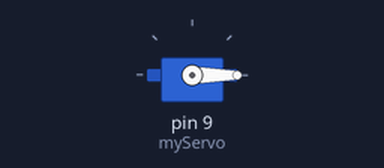
Recording of a sketch running on a simulated Arduino Uno, built with avr-gcc and run on an emulated ATmega328P. Shown: servo.

Above: at 0.05 s.
At 1.5 s:
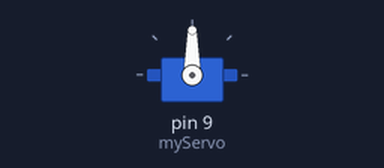
At 3.0 s:
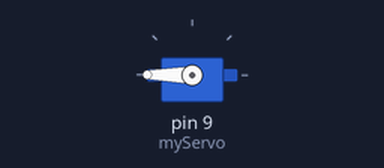
Timing chart, 0 to 6.9 s (numbered marks = the images above):
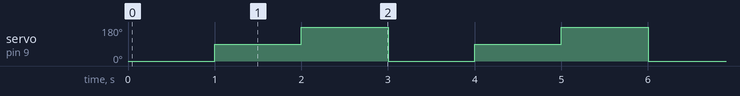

Measured:
- by itself, servo on pin 9 (myServo): repeats every 3.0 s: 180° 1.0 s, 0° 1.0 s, 90° 1.0 s

The sketch:

ServoDemo.ino
```cpp
#include <Servo.h>

Servo myServo;

const int servoPin = 9;

void setup() {
  Serial.begin(9600);
  myServo.attach(9);
}

void loop() {
  myServo.write(0);
  // Esperamos 1 segundo
  delay(1000);

  // Desplazamos a la posición 90º
  myServo.write(90);
  // Esperamos 1 segundo
  delay(1000);

  // Desplazamos a la posición 180º
  myServo.write(180);
  // Esperamos 1 segundo
  delay(1000);

}
```
